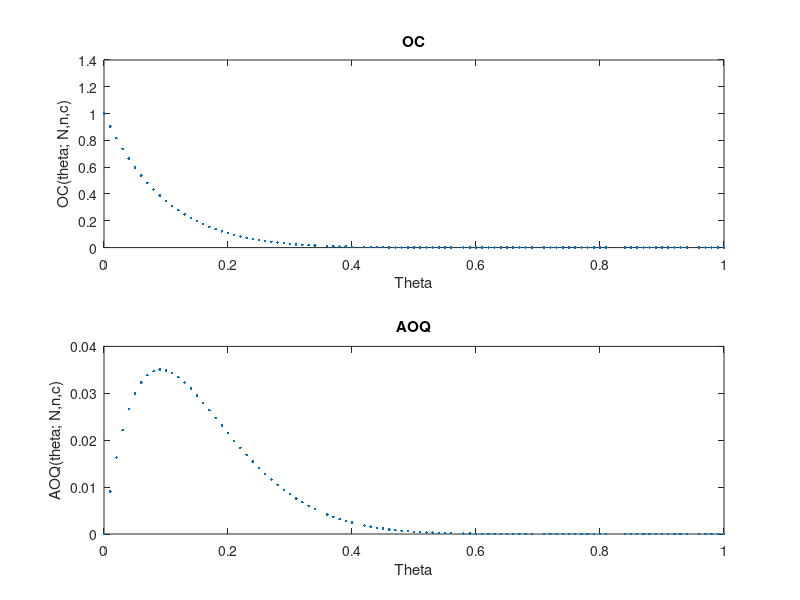

Write MATLAB code to recreate this figure.
% clear; clc; close all;
% 
% theta = -30:0.5:40;
% 
% yk = [6.13, 4.88, 5.89, 6.29, 5.78, 5.04];
% 
% sigma = 1;
% ml_a = -(1/2)*log(2*pi) - (1/2)*(yk(1) - theta).^2;
% 
% 
% sum_int = zeros(2, size(theta, 2));
% for i = 1:2
%     sum_int(i, :) = (yk(i) - theta).^2;
% end
% 
% ml_b = -(2/2)*log(2*pi) - (1/2)*sum(sum_int, 1);
% 
% 
% sum_int = zeros(6, size(theta, 2));
% for i = 1:6
%     sum_int(i, :) = (yk(i) - theta).^2;
% end
% 
% ml_c = -(6/2)*log(2*pi) - (1/2)*sum(sum_int, 1);
% 
% 
% [max_liklihood, I] = max(ml_a)
% [max_liklihood, I] = max(ml_b)
% [max_liklihood, I] = max(ml_c)
% 
% subplot(3,1,1);
% plot(theta, ml_a, ".");
% title("N=1")
% ylabel("Liklihood")
% xlabel("theta")
% 
% 
% subplot(3,1,2);
% plot(theta, ml_b, ".");
% title("N=2")
% ylabel("Liklihood")
% xlabel("theta")
% 
% subplot(3,1,3);
% plot(theta, ml_c, ".");
% title("N=6")
% ylabel("Liklihood")
% xlabel("theta")


clear; clc; close all;
theta = 0:0.01:1;

N = 1000000;
n = 10;
k = N.*(theta);
X = zeros(1, size(k,2));
Y = hygepdf(X,N,k,n);

AOQ = theta.*Y;

subplot(2,1,1)
plot(theta, Y, '.')
title("OC")
xlabel("Theta")
ylabel("OC(theta; N,n,c)")

subplot(2,1,2)
plot(theta, AOQ, '.')
title("AOQ")
xlabel("Theta")
ylabel("AOQ(theta; N,n,c)")

